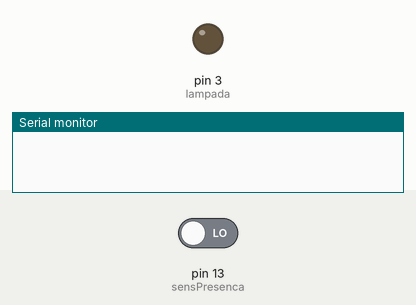
Simulated run of this sketch. Board: Arduino Uno, built with avr-gcc and run on an emulated ATmega328P. Parts: output pins drawn as LEDs (lit = HIGH), the last lines printed to the serial monitor. The inputs (shaded band) are chosen by the test bench; at power-on: pin 13 (sensPresenca) LOW.

Above: at 1.2 s.
1.3 s: pin 13 (sensPresenca) driven HIGH
At 1.9 s:
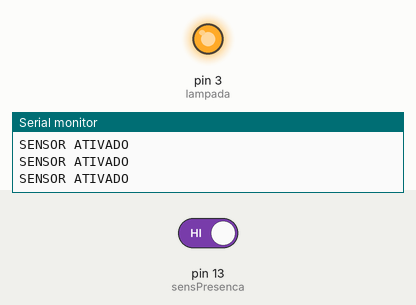
2.8 s: pin 13 (sensPresenca) driven LOW
At 3.5 s:
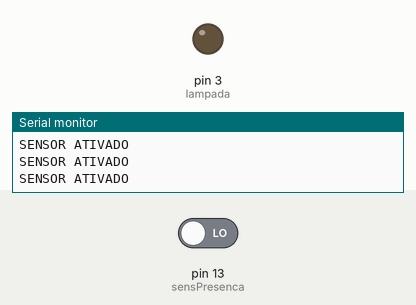
Timing chart, 0 to 5.8 s (numbered marks = the images above; inputs shaded):
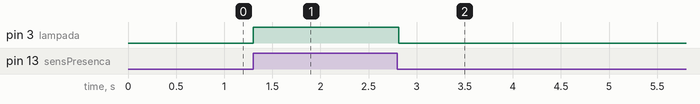

Measured:
- after the input at 1.3 s, pin 3 (lampada): LOW → HIGH at once
- after the input at 2.8 s, pin 3 (lampada): HIGH → LOW at once

The sketch:

lab10.ino
```cpp
// C++ code
//

int sensPresenca = 13;
int lampada = 3;
int valorSensor;
void setup()
{
  Serial.begin(9600);
  pinMode(sensPresenca, INPUT);
  pinMode(lampada, OUTPUT);
}

void loop()
{
  valorSensor = digitalRead(sensPresenca);
  if(valorSensor == HIGH){
    Serial.println("SENSOR ATIVADO");
    digitalWrite(lampada, HIGH);
  }
  else
  {
    digitalWrite(lampada, LOW);
  }
}
```
